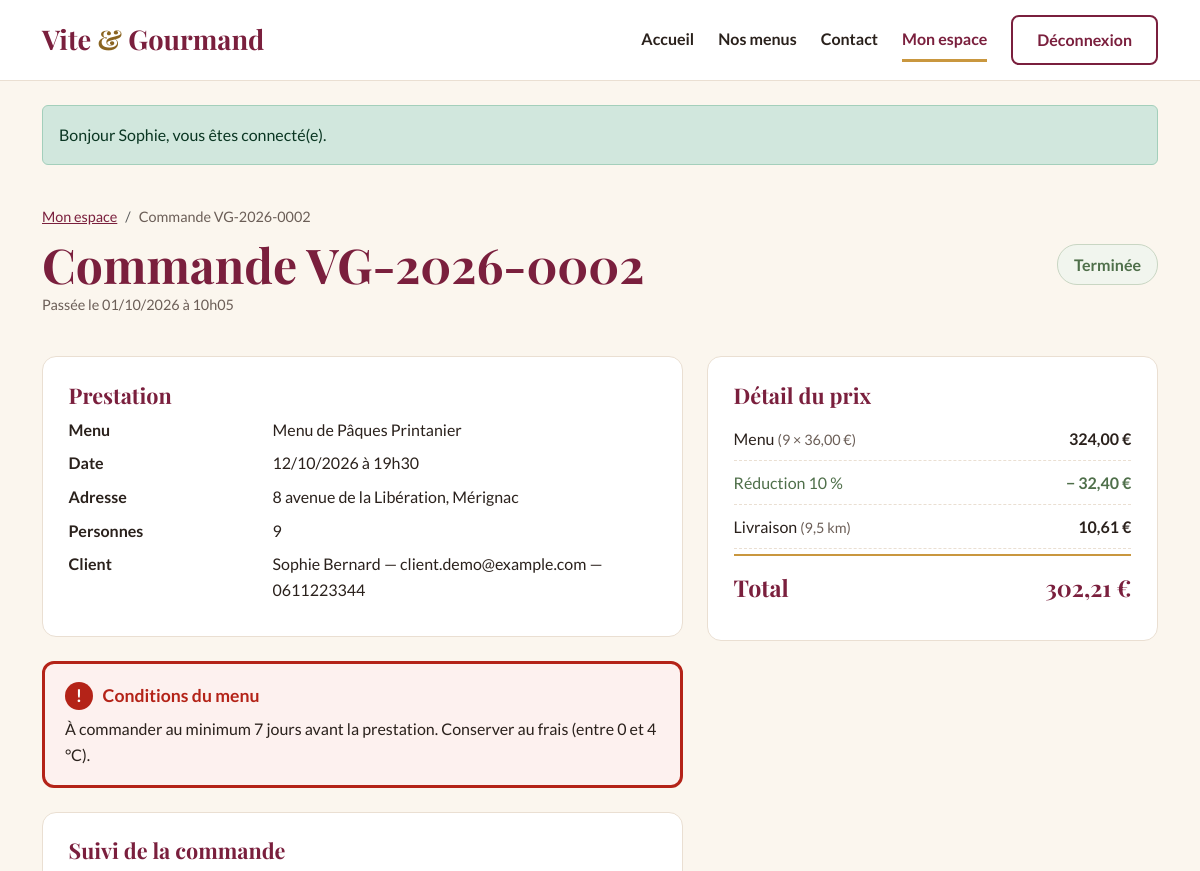
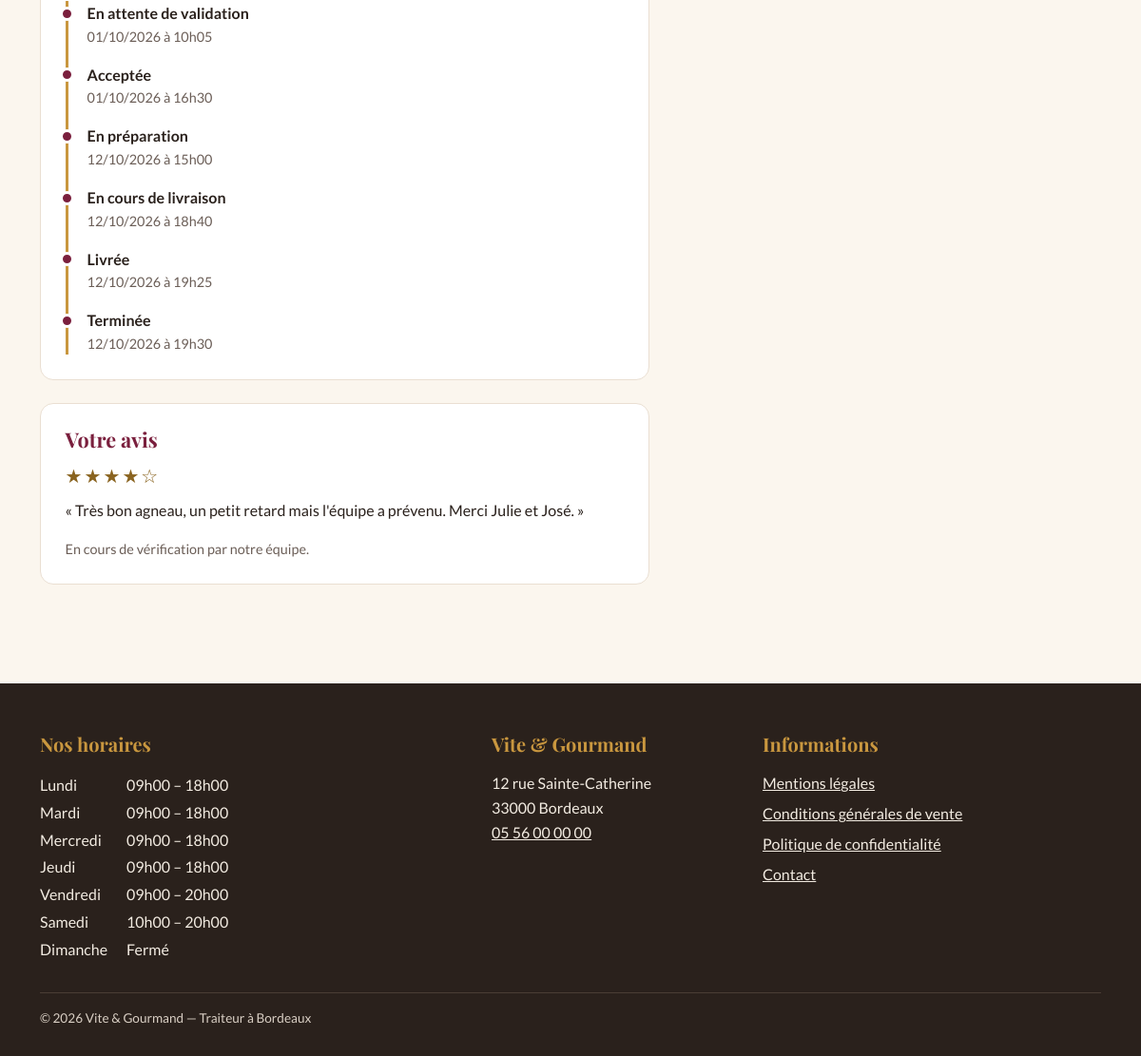
Page /espace/commande?id=2 (signed in) on the committed database (2 pictures, top to bottom).
### tables this page shows
CREATE TABLE commande (
    commande_id              INT            NOT NULL AUTO_INCREMENT,
    numero_commande          VARCHAR(20)    NOT NULL,
    utilisateur_id           INT            NOT NULL,
    menu_id                  INT            NOT NULL,
    date_commande            DATETIME       NOT NULL DEFAULT CURRENT_TIMESTAMP,
    date_prestation          DATE           NOT NULL,
    heure_livraison          TIME           NOT NULL,
    adresse_prestation       VARCHAR(255)   NOT NULL,
    ville_prestation         VARCHAR(80)    NOT NULL,
    distance_km              DECIMAL(6,2)   NOT NULL DEFAULT 0,
    nombre_personne          INT            NOT NULL,
    prix_menu                DECIMAL(10,2)  NOT NULL,
    remise                   DECIMAL(10,2)  NOT NULL DEFAULT 0,
    prix_livraison           DECIMAL(10,2)  NOT NULL DEFAULT 0,
    prix_total               DECIMAL(10,2)  NOT NULL,
    statut                   ENUM('en_attente','accepte','en_preparation','en_cours_livraison',
                                  'livre','attente_retour_materiel','terminee','annulee')
                             NOT NULL DEFAULT 'en_attente',
    pret_materiel            BOOLEAN        NOT NULL DEFAULT FALSE,
    restitution_materiel     BOOLEAN        NOT NULL DEFAULT FALSE,
    motif_annulation         TEXT           NULL,
    mode_contact_annulation  ENUM('telephone','mail') NULL,
    PRIMARY KEY (commande_id),
    UNIQUE KEY uk_commande_numero (numero_commande),
    KEY idx_commande_statut (statut),
    CONSTRAINT fk_commande_utilisateur FOREIGN KEY (utilisateur_id) REFERENCES utilisateur (utilisateur_id),
    CONSTRAINT fk_commande_menu        FOREIGN KEY (menu_id)        REFERENCES menu (menu_id),
    CONSTRAINT ck_commande_nb_personne CHECK (nombre_personne >= 1)
);

CREATE TABLE menu (
    menu_id                  INT            NOT NULL AUTO_INCREMENT,
    titre                    VARCHAR(100)   NOT NULL,
    description              TEXT           NOT NULL,
    nombre_personne_minimum  INT            NOT NULL,
    prix_par_personne        DECIMAL(8,2)   NOT NULL,
    conditions               TEXT           NULL,
    delai_commande_jours     INT            NOT NULL DEFAULT 0,   
    quantite_restante        INT            NOT NULL DEFAULT 0,
    theme_id                 INT            NOT NULL,
    regime_id                INT            NOT NULL,
    PRIMARY KEY (menu_id),
    CONSTRAINT fk_menu_theme  FOREIGN KEY (theme_id)  REFERENCES theme (theme_id),
    CONSTRAINT fk_menu_regime FOREIGN KEY (regime_id) REFERENCES regime (regime_id),
    CONSTRAINT ck_menu_nb_personne CHECK (nombre_personne_minimum >= 1),
    CONSTRAINT ck_menu_prix        CHECK (prix_par_personne >= 0),
    CONSTRAINT ck_menu_stock       CHECK (quantite_restante >= 0),
    CONSTRAINT ck_menu_delai       CHECK (delai_commande_jours >= 0)
);

CREATE TABLE utilisateur (
    utilisateur_id  INT           NOT NULL AUTO_INCREMENT,
    email           VARCHAR(180)  NOT NULL,
    password        VARCHAR(255)  NOT NULL,
    nom             VARCHAR(50)   NOT NULL,
    prenom          VARCHAR(50)   NOT NULL,
    telephone       VARCHAR(20)   NULL,
    ville           VARCHAR(80)   NULL,
    pays            VARCHAR(50)   NULL DEFAULT 'France',
    adresse_postale VARCHAR(255)  NULL,
    role_id         INT           NOT NULL,
    actif           BOOLEAN       NOT NULL DEFAULT TRUE,
    date_creation   DATETIME      NOT NULL DEFAULT CURRENT_TIMESTAMP,
    PRIMARY KEY (utilisateur_id),
    UNIQUE KEY uk_utilisateur_email (email),
    CONSTRAINT fk_utilisateur_role FOREIGN KEY (role_id) REFERENCES role (role_id)
);

CREATE TABLE commande_suivi (
    suivi_id           INT       NOT NULL AUTO_INCREMENT,
    commande_id        INT       NOT NULL,
    statut             VARCHAR(30) NOT NULL,
    date_modification  DATETIME  NOT NULL DEFAULT CURRENT_TIMESTAMP,
    PRIMARY KEY (suivi_id),
    CONSTRAINT fk_suivi_commande FOREIGN KEY (commande_id) REFERENCES commande (commande_id) ON DELETE CASCADE
);

CREATE TABLE avis (
    avis_id         INT       NOT NULL AUTO_INCREMENT,
    commande_id     INT       NOT NULL,
    utilisateur_id  INT       NOT NULL,
    note            TINYINT   NOT NULL,
    description     TEXT      NOT NULL,
    statut          ENUM('en_attente','valide','refuse') NOT NULL DEFAULT 'en_attente',
    date_creation   DATETIME  NOT NULL DEFAULT CURRENT_TIMESTAMP,
    PRIMARY KEY (avis_id),
    UNIQUE KEY uk_avis_commande (commande_id),
    CONSTRAINT fk_avis_commande    FOREIGN KEY (commande_id)    REFERENCES commande (commande_id) ON DELETE CASCADE,
    CONSTRAINT fk_avis_utilisateur FOREIGN KEY (utilisateur_id) REFERENCES utilisateur (utilisateur_id),
    CONSTRAINT ck_avis_note CHECK (note BETWEEN 1 AND 5)
);

CREATE TABLE horaire (
    horaire_id       INT          NOT NULL AUTO_INCREMENT,
    jour             VARCHAR(10)  NOT NULL,
    ordre            TINYINT      NOT NULL,
    heure_ouverture  TIME         NULL,
    heure_fermeture  TIME         NULL,
    PRIMARY KEY (horaire_id),
    UNIQUE KEY uk_horaire_jour (jour)
);

### templates/pages/espace/commande-detail.php (the view, shortened to what the rows shown need)
<?php
$suiviVisible = !in_array($c['statut'], ['en_attente'], true);
?>
<div class="container py-4 pb-5">
    <nav aria-label="Fil d'Ariane" class="fil pt-0">
        <ol class="breadcrumb">
            <li class="breadcrumb-item"><a href="/espace">Mon espace</a></li>
            <li class="breadcrumb-item active" aria-current="page">Commande <?= e($c['numero_commande']) ?></li>
        </ol>
    </nav>
    <div class="d-flex flex-wrap justify-content-between align-items-center gap-3">
        <h1 class="mb-0">Commande <?= e($c['numero_commande']) ?></h1>
        <span class="statut statut-<?= e($c['statut']) ?> statut-grand"><?= e(Commande::libelleStatut($c['statut'])) ?></span>
    </div>
    <p class="text-aide">Passée le <?= e(date('d/m/Y à H\hi', strtotime($c['date_commande']))) ?></p>
    <div class="row g-4 mt-1">
        <div class="col-lg-7">
            <section class="carte mb-4" aria-labelledby="titre-prestation">
                <h2 id="titre-prestation" class="h3">Prestation</h2>
                <dl class="row mb-0">
                    <dt class="col-sm-4">Menu</dt><dd class="col-sm-8"><?= e($c['menu_titre']) ?></dd>
                    <dt class="col-sm-4">Date</dt><dd class="col-sm-8"><?= e(date('d/m/Y', strtotime($c['date_prestation']))) ?> à <?= e(str_replace(':', 'h', substr($c['heure_livraison'], 0, 5))) ?></dd>
                    <dt class="col-sm-4">Adresse</dt><dd class="col-sm-8"><?= e($c['adresse_prestation']) ?>, <?= e($c['ville_prestation']) ?></dd>
                    <dt class="col-sm-4">Personnes</dt><dd class="col-sm-8"><?= (int) $c['nombre_personne'] ?></dd>
                    <dt class="col-sm-4">Client</dt><dd class="col-sm-8"><?= e($c['prenom'] . ' ' . $c['nom']) ?> — <?= e($c['email']) ?> — <?= e($c['telephone'] ?? '') ?></dd>
                </dl>
            </section>
            <?php if ($c['conditions']): ?>
                <section class="conditions mb-4" aria-labelledby="titre-cond">
                    <h2 id="titre-cond" class="titre-alerte"><span class="pastille-alerte" aria-hidden="true">!</span> Conditions du menu</h2>
                    <p><?= e($c['conditions']) ?></p>
                </section>
            <?php endif; ?>
            <?php if ($suiviVisible): ?>
                <section class="carte mb-4" aria-labelledby="titre-suivi">
                    <h2 id="titre-suivi" class="h3">Suivi de la commande</h2>
                    <ol class="suivi">
                        <?php foreach ($c['suivi'] as $etape): ?>
                            <li>
                                <strong><?= e(Commande::libelleStatut($etape['statut'])) ?></strong>
                                <time datetime="<?= e(date('c', strtotime($etape['date_modification']))) ?>"><?= e(date('d/m/Y à H\hi', strtotime($etape['date_modification']))) ?></time>
                            </li>
                        <?php endforeach; ?>
                    </ol>
                </section>
            <?php endif; ?>
            <?php if ($c['statut'] === 'terminee'): ?>
                <section class="carte mb-4" id="avis" aria-labelledby="titre-avis">
                    <h2 id="titre-avis" class="h3">Votre avis</h2>
                    <?php if ($c['avis']): ?>
                        <div class="etoiles" role="img" aria-label="Note : <?= (int) $c['avis']['note'] ?> sur 5"><?= str_repeat('★', (int) $c['avis']['note']) . str_repeat('☆', 5 - (int) $c['avis']['note']) ?></div>
                        <p>« <?= e($c['avis']['description']) ?> »</p>
                        <p class="text-aide mb-0">
                            <?= ['en_attente' => 'En cours de vérification par notre équipe.', 'valide' => 'Publié sur notre site. Merci !', 'refuse' => 'Cet avis n\'a pas été retenu pour publication.'][$c['avis']['statut']] ?? '' ?>
                        </p>
                    <?php endif; ?>
                </section>
            <?php endif; ?>
        </div>
        <div class="col-lg-5">
            <section class="carte recap-prix mb-4" aria-labelledby="titre-prix">
                <h2 id="titre-prix" class="h3">Détail du prix</h2>
                <dl class="mb-0">
                    <div class="ligne-prix"><dt>Menu <span class="text-aide">(<?= (int) $c['nombre_personne'] ?> × <?= prix($c['prix_par_personne']) ?>)</span></dt><dd><?= prix($c['prix_menu']) ?></dd></div>
                    <?php if ((float) $c['remise'] > 0): ?>
                        <div class="ligne-prix remise"><dt>Réduction 10 %</dt><dd>− <?= prix($c['remise']) ?></dd></div>
                    <?php endif; ?>
                    <div class="ligne-prix"><dt>Livraison <?= (float) $c['distance_km'] > 0 ? '<span class="text-aide">(' . e(number_format((float) $c['distance_km'], 1, ',', ' ')) . ' km)</span>' : '<span class="text-aide">(Bordeaux)</span>' ?></dt><dd><?= prix($c['prix_livraison']) ?></dd></div>
                    <div class="ligne-prix total"><dt>Total</dt><dd><?= prix($c['prix_total']) ?></dd></div>
                </dl>
            </section>
        </div>
    </div>
</div>

### templates/partials/footer.php (shortened to what the rows shown need)
<?php use App\Models\Horaire; $horaires = Horaire::tous(); ?>
<footer class="pied">
    <div class="container">
        <div class="row g-4">
            <div class="col-md-5">
                <h2 class="titre-pied">Nos horaires</h2>
                <table class="horaires">
                    <tbody>
                    <?php foreach ($horaires as $h): ?>
                        <tr>
                            <th scope="row"><?= e($h['jour']) ?></th>
                            <td>
                                <?= $h['heure_ouverture']
                                    ? e(Horaire::format($h['heure_ouverture'])) . ' – ' . e(Horaire::format($h['heure_fermeture']))
                                    : 'Fermé' ?>
                            </td>
                        </tr>
                    <?php endforeach; ?>
                    </tbody>
                </table>
            </div>
            <div class="col-md-3">
                <h2 class="titre-pied">Vite &amp; Gourmand</h2>
            </div>
            <div class="col-md-4">
                <h2 class="titre-pied">Informations</h2>
            </div>
        </div>
    </div>
</footer>

### rows in the picture
commande: numero_commande "VG-2026-0002", statut "Terminée", date_commande "01/10/2026 à 10h05", menu.titre "Menu de Pâques Printanier", date_prestation "12/10/2026", heure_livraison "19h30", adresse_prestation "8 avenue de la Libération", ville_prestation "Mérignac", nombre_personne "9", utilisateur.nom "Sophie Bernard", utilisateur.email "client.demo@example.com", utilisateur.telephone "0611223344", menu.conditions "À commander au minimum 7 jours avant la prestation. Conserver au frais (entre 0 et 4 °C).", menu.prix_par_personne "36,00 €", prix_menu "324,00 €", remise "32,40 €", distance_km "9,5", prix_livraison "10,61 €", prix_total "302,21 €"
commande_suivi: statut "En attente de validation", date_modification "01/10/2026 à 10h05"
commande_suivi: statut "Acceptée", date_modification "01/10/2026 à 16h30"
commande_suivi: statut "En préparation", date_modification "12/10/2026 à 15h00"
commande_suivi: statut "En cours de livraison", date_modification "12/10/2026 à 18h40"
commande_suivi: statut "Livrée", date_modification "12/10/2026 à 19h25"
commande_suivi: statut "Terminée", date_modification "12/10/2026 à 19h30"
avis: note "★★★★", note "☆", description "Très bon agneau, un petit retard mais l'équipe a prévenu. Merci Julie et José.", statut "En cours de vérification par notre équipe."
horaire: jour "Lundi", heure_ouverture "09h00", heure_fermeture "18h00"
horaire: jour "Mardi", heure_ouverture "09h00", heure_fermeture "18h00"
horaire: jour "Mercredi", heure_ouverture "09h00", heure_fermeture "18h00"
horaire: jour "Jeudi", heure_ouverture "09h00", heure_fermeture "18h00"
horaire: jour "Vendredi", heure_ouverture "09h00", heure_fermeture "20h00"
horaire: jour "Samedi", heure_ouverture "10h00", heure_fermeture "20h00"
horaire: jour "Dimanche", shows "Fermé"

### other values in the picture
$m['message'] "Bonjour Sophie, vous êtes connecté(e)."
